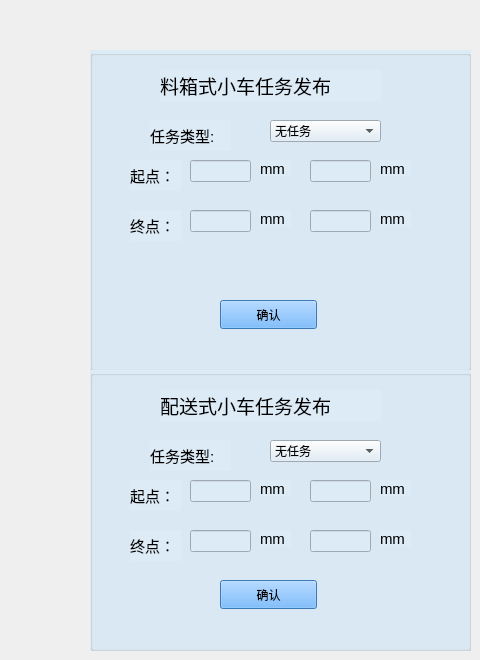
          <widget class="QWidget" name="tab_7">
           <attribute name="title">
            <string>发任务</string>
           </attribute>
           <widget class="QGroupBox" name="s_task1">
            <property name="geometry">
             <rect>
              <x>90</x>
              <y>50</y>
              <width>381</width>
              <height>321</height>
             </rect>
            </property>
            <property name="styleSheet">
             <string notr="true">background-color: rgb(221, 235, 246);</string>
            </property>
            <property name="title">
             <string/>
            </property>
            <widget class="QLabel" name="label_292">
             <property name="geometry">
              <rect>
               <x>60</x>
               <y>70</y>
               <width>81</width>
               <height>31</height>
              </rect>
             </property>
             <property name="text">
              <string>&lt;html&gt;&lt;head/&gt;&lt;body&gt;&lt;p&gt;&lt;span style=&quot; font-size:11pt;&quot;&gt;任务类型:&lt;/span&gt;&lt;/p&gt;&lt;/body&gt;&lt;/html&gt;</string>
             </property>
            </widget>
            <widget class="QComboBox" name="s_task1_type">
             <property name="geometry">
              <rect>
               <x>180</x>
               <y>70</y>
               <width>111</width>
               <height>22</height>
              </rect>
             </property>
             <item>
              <property name="text">
               <string>无任务</string>
              </property>
             </item>
             <item>
              <property name="text">
               <string>出库</string>
              </property>
             </item>
             <item>
              <property name="text">
               <string>入库</string>
              </property>
             </item>
             <item>
              <property name="text">
               <string>移库</string>
              </property>
             </item>
            </widget>
            <widget class="QPushButton" name="s_task1_Button">
             <property name="geometry">
              <rect>
               <x>130</x>
               <y>250</y>
               <width>97</width>
               <height>29</height>
              </rect>
             </property>
             <property name="styleSheet">
              <string notr="true">background-color: rgb(85, 170, 255);</string>
             </property>
             <property name="text">
              <string>确认</string>
             </property>
            </widget>
            <widget class="QLabel" name="label_294">
             <property name="geometry">
              <rect>
               <x>70</x>
               <y>20</y>
               <width>221</width>
               <height>31</height>
              </rect>
             </property>
             <property name="text">
              <string>&lt;html&gt;&lt;head/&gt;&lt;body&gt;&lt;p&gt;&lt;span style=&quot; font-size:14pt;&quot;&gt;料箱式小车任务发布&lt;/span&gt;&lt;/p&gt;&lt;/body&gt;&lt;/html&gt;</string>
             </property>
            </widget>
            <widget class="QLabel" name="label_295">
             <property name="geometry">
              <rect>
               <x>40</x>
               <y>110</y>
               <width>51</width>
               <height>31</height>
              </rect>
             </property>
             <property name="text">
              <string>&lt;html&gt;&lt;head/&gt;&lt;body&gt;&lt;p&gt;&lt;span style=&quot; font-size:11pt;&quot;&gt;起点：&lt;/span&gt;&lt;/p&gt;&lt;/body&gt;&lt;/html&gt;</string>
             </property>
            </widget>
            <widget class="QLineEdit" name="s_task1_start_x">
             <property name="geometry">
              <rect>
               <x>100</x>
               <y>110</y>
               <width>61</width>
               <height>22</height>
              </rect>
             </property>
            </widget>
            <widget class="QLabel" name="label_11">
             <property name="geometry">
              <rect>
               <x>170</x>
               <y>110</y>
               <width>31</width>
               <height>16</height>
              </rect>
             </property>
             <property name="text">
              <string>&lt;html&gt;&lt;head/&gt;&lt;body&gt;&lt;p&gt;&lt;span style=&quot; font-size:11pt;&quot;&gt;mm&lt;/span&gt;&lt;/p&gt;&lt;/body&gt;&lt;/html&gt;</string>
             </property>
            </widget>
            <widget class="QLineEdit" name="s_task1_start_y">
             <property name="geometry">
              <rect>
               <x>220</x>
               <y>110</y>
               <width>61</width>
               <height>22</height>
              </rect>
             </property>
            </widget>
            <widget class="QLabel" name="label_16">
             <property name="geometry">
              <rect>
               <x>290</x>
               <y>110</y>
               <width>31</width>
               <height>16</height>
              </rect>
             </property>
             <property name="text">
              <string>&lt;html&gt;&lt;head/&gt;&lt;body&gt;&lt;p&gt;&lt;span style=&quot; font-size:11pt;&quot;&gt;mm&lt;/span&gt;&lt;/p&gt;&lt;/body&gt;&lt;/html&gt;</string>
             </property>
            </widget>
            <widget class="QLabel" name="label_296">
             <property name="geometry">
              <rect>
               <x>40</x>
               <y>160</y>
               <width>51</width>
               <height>31</height>
              </rect>
             </property>
             <property name="text">
              <string>&lt;html&gt;&lt;head/&gt;&lt;body&gt;&lt;p&gt;&lt;span style=&quot; font-size:11pt;&quot;&gt;终点：&lt;/span&gt;&lt;/p&gt;&lt;/body&gt;&lt;/html&gt;</string>
             </property>
            </widget>
            <widget class="QLineEdit" name="s_task1_end_x">
             <property name="geometry">
              <rect>
               <x>100</x>
               <y>160</y>
               <width>61</width>
               <height>22</height>
              </rect>
             </property>
            </widget>
            <widget class="QLabel" name="label_47">
             <property name="geometry">
              <rect>
               <x>170</x>
               <y>160</y>
               <width>31</width>
               <height>16</height>
              </rect>
             </property>
             <property name="text">
              <string>&lt;html&gt;&lt;head/&gt;&lt;body&gt;&lt;p&gt;&lt;span style=&quot; font-size:11pt;&quot;&gt;mm&lt;/span&gt;&lt;/p&gt;&lt;/body&gt;&lt;/html&gt;</string>
             </property>
            </widget>
            <widget class="QLineEdit" name="s_task1_end_y">
             <property name="geometry">
              <rect>
               <x>220</x>
               <y>160</y>
               <width>61</width>
               <height>22</height>
              </rect>
             </property>
            </widget>
            <widget class="QLabel" name="label_48">
             <property name="geometry">
              <rect>
               <x>290</x>
               <y>160</y>
               <width>31</width>
               <height>16</height>
              </rect>
             </property>
             <property name="text">
              <string>&lt;html&gt;&lt;head/&gt;&lt;body&gt;&lt;p&gt;&lt;span style=&quot; font-size:11pt;&quot;&gt;mm&lt;/span&gt;&lt;/p&gt;&lt;/body&gt;&lt;/html&gt;</string>
             </property>
            </widget>
           </widget>
           <widget class="QGroupBox" name="s_task2">
            <property name="geometry">
             <rect>
              <x>90</x>
              <y>370</y>
              <width>381</width>
              <height>281</height>
             </rect>
            </property>
            <property name="styleSheet">
             <string notr="true">background-color: rgb(221, 235, 246);</string>
            </property>
            <property name="title">
             <string/>
            </property>
            <widget class="QLabel" name="label_293">
             <property name="geometry">
              <rect>
               <x>60</x>
               <y>70</y>
               <width>81</width>
               <height>31</height>
              </rect>
             </property>
             <property name="text">
              <string>&lt;html&gt;&lt;head/&gt;&lt;body&gt;&lt;p&gt;&lt;span style=&quot; font-size:11pt;&quot;&gt;任务类型:&lt;/span&gt;&lt;/p&gt;&lt;/body&gt;&lt;/html&gt;</string>
             </property>
            </widget>
            <widget class="QComboBox" name="s_task2_type">
             <property name="geometry">
              <rect>
               <x>180</x>
               <y>70</y>
               <width>111</width>
               <height>22</height>
              </rect>
             </property>
             <item>
              <property name="text">
               <string>无任务</string>
              </property>
             </item>
             <item>
              <property name="text">
               <string>出库</string>
              </property>
             </item>
             <item>
              <property name="text">
               <string>入库</string>
              </property>
             </item>
            </widget>
            <widget class="QPushButton" name="s_task2_Button">
             <property name="geometry">
              <rect>
               <x>130</x>
               <y>210</y>
               <width>97</width>
               <height>29</height>
              </rect>
             </property>
             <property name="styleSheet">
              <string notr="true">background-color: rgb(85, 170, 255);</string>
             </property>
             <property name="text">
              <string>确认</string>
             </property>
            </widget>
            <widget class="QLabel" name="label_297">
             <property name="geometry">
              <rect>
               <x>70</x>
               <y>20</y>
               <width>221</width>
               <height>31</height>
              </rect>
             </property>
             <property name="text">
              <string>&lt;html&gt;&lt;head/&gt;&lt;body&gt;&lt;p&gt;&lt;span style=&quot; font-size:14pt;&quot;&gt;配送式小车任务发布&lt;/span&gt;&lt;/p&gt;&lt;/body&gt;&lt;/html&gt;</string>
             </property>
            </widget>
            <widget class="QLabel" name="label_298">
             <property name="geometry">
              <rect>
               <x>40</x>
               <y>110</y>
               <width>51</width>
               <height>31</height>
              </rect>
             </property>
             <property name="text">
              <string>&lt;html&gt;&lt;head/&gt;&lt;body&gt;&lt;p&gt;&lt;span style=&quot; font-size:11pt;&quot;&gt;起点：&lt;/span&gt;&lt;/p&gt;&lt;/body&gt;&lt;/html&gt;</string>
             </property>
            </widget>
            <widget class="QLineEdit" name="s_task2_start_x">
             <property name="geometry">
              <rect>
               <x>100</x>
               <y>110</y>
               <width>61</width>
               <height>22</height>
              </rect>
             </property>
            </widget>
            <widget class="QLabel" name="label_49">
             <property name="geometry">
              <rect>
               <x>170</x>
               <y>110</y>
               <width>31</width>
               <height>16</height>
              </rect>
             </property>
             <property name="text">
              <string>&lt;html&gt;&lt;head/&gt;&lt;body&gt;&lt;p&gt;&lt;span style=&quot; font-size:11pt;&quot;&gt;mm&lt;/span&gt;&lt;/p&gt;&lt;/body&gt;&lt;/html&gt;</string>
             </property>
            </widget>
            <widget class="QLineEdit" name="s_task2_start_y">
             <property name="geometry">
              <rect>
               <x>220</x>
               <y>110</y>
               <width>61</width>
               <height>22</height>
              </rect>
             </property>
            </widget>
            <widget class="QLabel" name="label_52">
             <property name="geometry">
              <rect>
               <x>290</x>
               <y>110</y>
               <width>31</width>
               <height>16</height>
              </rect>
             </property>
             <property name="text">
              <string>&lt;html&gt;&lt;head/&gt;&lt;body&gt;&lt;p&gt;&lt;span style=&quot; font-size:11pt;&quot;&gt;mm&lt;/span&gt;&lt;/p&gt;&lt;/body&gt;&lt;/html&gt;</string>
             </property>
            </widget>
            <widget class="QLabel" name="label_299">
             <property name="geometry">
              <rect>
               <x>40</x>
               <y>160</y>
               <width>51</width>
               <height>31</height>
              </rect>
             </property>
             <property name="text">
              <string>&lt;html&gt;&lt;head/&gt;&lt;body&gt;&lt;p&gt;&lt;span style=&quot; font-size:11pt;&quot;&gt;终点：&lt;/span&gt;&lt;/p&gt;&lt;/body&gt;&lt;/html&gt;</string>
             </property>
            </widget>
            <widget class="QLineEdit" name="s_task2_end_x">
             <property name="geometry">
              <rect>
               <x>100</x>
               <y>160</y>
               <width>61</width>
               <height>22</height>
              </rect>
             </property>
            </widget>
            <widget class="QLabel" name="label_53">
             <property name="geometry">
              <rect>
               <x>170</x>
               <y>160</y>
               <width>31</width>
               <height>16</height>
              </rect>
             </property>
             <property name="text">
              <string>&lt;html&gt;&lt;head/&gt;&lt;body&gt;&lt;p&gt;&lt;span style=&quot; font-size:11pt;&quot;&gt;mm&lt;/span&gt;&lt;/p&gt;&lt;/body&gt;&lt;/html&gt;</string>
             </property>
            </widget>
            <widget class="QLineEdit" name="s_task2_end_y">
             <property name="geometry">
              <rect>
               <x>220</x>
               <y>160</y>
               <width>61</width>
               <height>22</height>
              </rect>
             </property>
            </widget>
            <widget class="QLabel" name="label_54">
             <property name="geometry">
              <rect>
               <x>290</x>
               <y>160</y>
               <width>31</width>
               <height>16</height>
              </rect>
             </property>
             <property name="text">
              <string>&lt;html&gt;&lt;head/&gt;&lt;body&gt;&lt;p&gt;&lt;span style=&quot; font-size:11pt;&quot;&gt;mm&lt;/span&gt;&lt;/p&gt;&lt;/body&gt;&lt;/html&gt;</string>
             </property>
            </widget>
           </widget>
          </widget>
